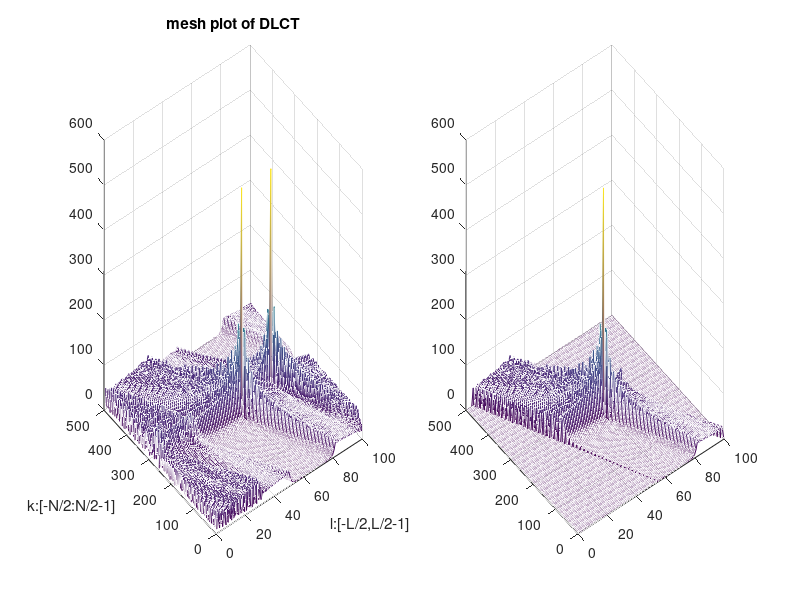
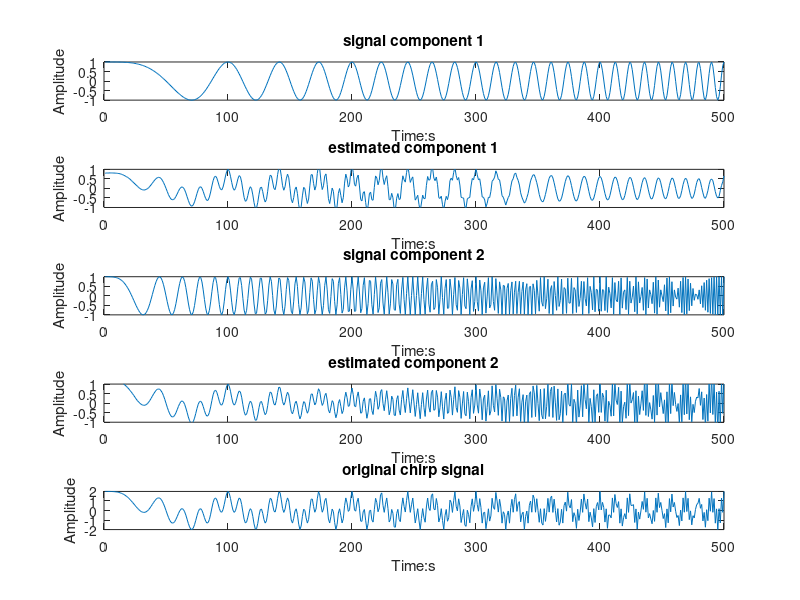

Write MATLAB code to recreate these figures, in order.
function test_dlct
clc,clear, close all

Fs = 100;
dt = 1 / Fs ;
N= 500;n=1:N;
t=n'*dt;
x1=exp(j*2*pi* t.^2);%sin(2*pi* t.^2)
x2=exp(j*2*pi*5*t.^2);%sin(2*pi*5*t.^2)
x =x1 +x2;

% -------------decomposition-----------------------
L=100;
C=0.01;


mask=ones(N,L);
for ix=1:L
    for iy=1:N
        if (iy> -500*(ix-100)/60 || iy<-10*(ix-55))
            mask(iy,ix)=0;
        end
    end
end

XX1=dlct(x, C, L,N);
[Y,ind]=sort(abs(XX1),'ascend');
thr=Y(floor(0.1*N*L));
XX=thresholding(XX1,thr);
XX=ifftshift(mask.*fftshift(XX1,1),1);


u=fftshift(abs(XX1),1);
figure(2),clf
subplot(121)
mesh(u),shading interp
xlabel('l:[-L/2,L/2-1]')
ylabel('k:[-N/2:N/2-1]')
title('mesh plot of DLCT')
u1=fftshift(abs(XX),1);
subplot(122)
mesh(u1),shading interp




%------------------- reconstruct ---------------------
x_rec=idlct(XX,C,L,N);
% figure(3),clf
% %plot(real(x_rec))
% plot(real(x-x_rec))
% title('reconstruction error')

figure(4),clf
subplot(511)
plot(real(x1))
xlabel('Time:s'),ylabel('Amplitude')
title('signal component 1')
set(gca,'CLim',[-1,1])

subplot(512)
plot(real(x_rec))
xlabel('Time:s'),ylabel('Amplitude')
title('estimated component 1')
set(gca,'yLim',[-1,1])

subplot(513)
plot(real(x2))
xlabel('Time:s'),ylabel('Amplitude')
title('signal component 2')
set(gca,'CLim',[-1,1])

subplot(514)
plot(real(x-x_rec))
xlabel('Time:s'),ylabel('Amplitude')
title('estimated component 2')
set(gca,'yLim',[-1,1])

subplot(515)
plot(real(x))
xlabel('Time:s'),ylabel('Amplitude')
title('original chirp signal')


function y=thresholding(x,thr)
y=x.*(abs(x)>thr);


function y=dlct(x,C, L,N)
%  forward discrete linear chirp transform
n=1:N;
h=zeros(N,1);
y=zeros(N,L);
for l=-L/2:L/2-1
    h=x.*exp(-j*2*pi*C*l*n'.^2/N);
    y(:,l+L/2+1)=fft(h);
end

function x=idlct(y,C,L,N)
%  forward discrete linear chirp transform
n=1:N;
g=zeros(N,L);
for l=-L/2:L/2-1
    g(:,l+L/2+1)=ifft(y(:,l+L/2+1));
end
x=sum(g.*exp(j*2*pi*C*n'.^2*[-L/2:L/2-1]/N),2)/L;
x=real(x);
